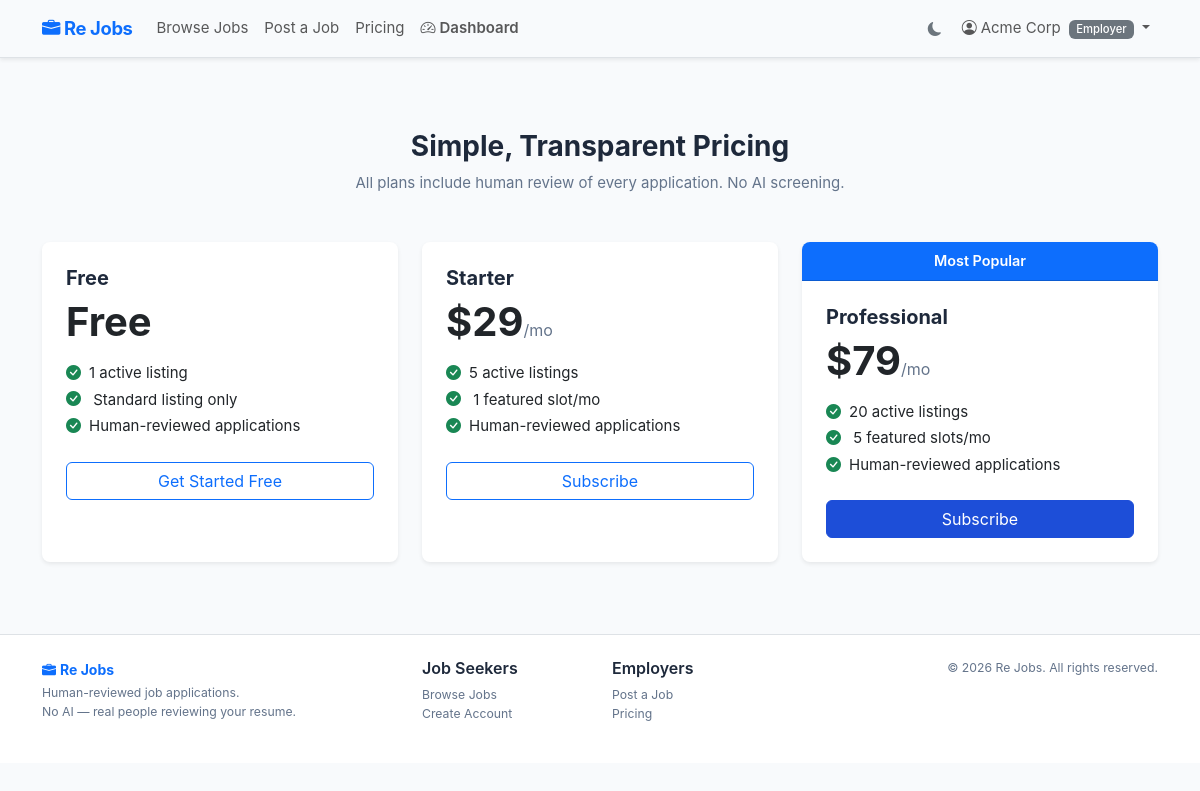
Screenshot of /billing/plans/ (signed in) with the database file from the repository.
### apps/accounts/models.py (models this page shows, shortened)
class CustomUser(AbstractUser):
    ADMIN = 'admin'
    REVIEWER = 'reviewer'
    EMPLOYER = 'employer'
    JOB_SEEKER = 'job_seeker'
    ROLE_CHOICES = [
        (ADMIN, 'Admin'),
        (REVIEWER, 'Reviewer'),
        (EMPLOYER, 'Employer'),
        (JOB_SEEKER, 'Job Seeker'),
    ]
    username = models.CharField(
        _('username'),
        max_length=150,
        blank=True,
        validators=[UnicodeUsernameValidator()],
    )
    email = models.EmailField(_('email address'), unique=True)
    role = models.CharField(max_length=20, choices=ROLE_CHOICES, default=JOB_SEEKER)
    objects = CustomUserManager()
    USERNAME_FIELD = 'email'
    REQUIRED_FIELDS = []
    class Meta:
        verbose_name = _('user')
        verbose_name_plural = _('users')
    def get_full_name(self):
        full = f'{self.first_name} {self.last_name}'.strip()
        return full or self.email
    @property
    def is_admin_user(self):
        return self.role == self.ADMIN or self.is_superuser
    @property
    def is_employer_user(self):
        return self.role == self.EMPLOYER
    @property
    def display_role(self):
        return dict(self.ROLE_CHOICES).get(self.role, self.role)

### apps/billing/models.py (models this page shows, shortened)
class Plan(models.Model):
    FREE = 'free'
    STARTER = 'starter'
    PROFESSIONAL = 'professional'
    ENTERPRISE = 'enterprise'
    TIER_CHOICES = [
        (FREE, 'Free'),
        (STARTER, 'Starter'),
        (PROFESSIONAL, 'Professional'),
        (ENTERPRISE, 'Enterprise'),
    ]
    name = models.CharField(max_length=100)
    tier = models.CharField(max_length=20, choices=TIER_CHOICES, unique=True)
    price_monthly = models.DecimalField(max_digits=8, decimal_places=2, default=0)
    max_active_listings = models.PositiveIntegerField(
        default=1,
        help_text='Maximum simultaneous active job listings.',
    )
    featured_listings_per_month = models.PositiveIntegerField(
        default=0,
        help_text='Number of featured listing slots included per month.',
    )
    stripe_price_id = models.CharField(max_length=100, blank=True)
    description = models.TextField(blank=True)
    is_active = models.BooleanField(default=True)
    created_at = models.DateTimeField(auto_now_add=True)
    class Meta:
        ordering = ['price_monthly']

### apps/billing/views.py (the view)
# urls.py: path('plans/', views.plans, name='plans'),
@login_required
def plans(request):
    active_plans = Plan.objects.filter(is_active=True)
    current_sub = None
    if request.user.is_employer_user:
        try:
            current_sub = request.user.employer_profile.subscription
        except (EmployerSubscription.DoesNotExist, Exception):
            pass
    return render(request, 'billing/plans.html', {
        'plans': active_plans,
        'current_sub': current_sub,
    })

### templates/billing/plans.html (shortened to what this page needs)
{% extends 'base.html' %}
{% block content %}
<div class="container">
  <div class="text-center my-5">
    <h1 class="h3 fw-bold">Simple, Transparent Pricing</h1>
    <p class="text-muted">All plans include human review of every application. No AI screening.</p>
  </div>
  <div class="row justify-content-center g-4">
    {% for plan in plans %}
    <div class="col-md-4">
      <div class="card border-0 shadow-sm h-100 {% if plan.tier == 'professional' %}border border-primary border-2{% endif %}">
        {% if plan.tier == 'professional' %}
        <div class="card-header bg-primary text-white text-center py-2 fw-semibold">Most Popular</div>
        {% endif %}
        <div class="card-body p-4">
          <h5 class="fw-bold">{{ plan.name }}</h5>
          <div class="display-6 fw-bold mb-1">
            {% if plan.price_monthly == 0 %}Free{% else %}${{ plan.price_monthly|floatformat:0 }}<span class="fs-6 text-muted fw-normal">/mo</span>{% endif %}
          </div>
          <ul class="list-unstyled mb-4 mt-3">
            <li class="mb-1"><i class="bi bi-check-circle-fill text-success me-2"></i>{{ plan.max_active_listings }} active listing{{ plan.max_active_listings|pluralize }}</li>
            <li class="mb-1"><i class="bi bi-check-circle-fill text-success me-2"></i>
              {% if plan.featured_listings_per_month > 0 %}{{ plan.featured_listings_per_month }} featured slot{{ plan.featured_listings_per_month|pluralize }}/mo{% else %}Standard listing only{% endif %}
            </li>
            <li class="mb-1"><i class="bi bi-check-circle-fill text-success me-2"></i>Human-reviewed applications</li>
          </ul>
          {% if current_sub and current_sub.plan == plan %}
          <div class="btn btn-success w-100 disabled">Current Plan</div>
          {% else %}
          <a href="{% url 'billing:checkout' plan.tier %}" class="btn {% if plan.tier == 'professional' %}btn-primary{% else %}btn-outline-primary{% endif %} w-100">
            {% if plan.price_monthly == 0 %}Get Started Free{% else %}Subscribe{% endif %}
          </a>
          {% endif %}
        </div>
      </div>
    </div>
    {% empty %}
    <p class="text-muted text-center">Plans coming soon.</p>
    {% endfor %}
  </div>
</div>
{% endblock %}

### templates/partials/_navbar.html (shortened to what this page needs)
<nav class="navbar navbar-expand-lg border-bottom shadow-sm" data-bs-theme="auto">
  <div class="container">
    <a class="navbar-brand fw-bold text-primary" href="{% url 'jobs:list' %}">
      <i class="bi bi-briefcase-fill me-1"></i>Re Jobs
    </a>
    <div class="collapse navbar-collapse" id="mainNav">
      <ul class="navbar-nav me-auto mb-2 mb-lg-0">
        <li class="nav-item">
          <a class="nav-link" href="{% url 'jobs:list' %}">Browse Jobs</a>
        </li>
        {% if user.is_authenticated and user.is_employer_user %}
        <li class="nav-item">
          <a class="nav-link" href="{% url 'jobs:post' %}">Post a Job</a>
        </li>
        {% endif %}
        <li class="nav-item">
          <a class="nav-link" href="{% url 'billing:plans' %}">Pricing</a>
        </li>
        {% if user.is_authenticated %}
        <li class="nav-item">
          <a class="nav-link fw-semibold" href="{% url 'dashboard:home' %}">
            <i class="bi bi-speedometer2 me-1"></i>Dashboard
          </a>
        </li>
        {% endif %}
      </ul>
      <ul class="navbar-nav ms-auto align-items-center">
        <li class="nav-item me-1">
          <button id="theme-toggle" class="btn btn-sm btn-outline-secondary border-0" title="Toggle dark/light mode" aria-label="Toggle theme">
            <i class="bi bi-moon-fill" id="theme-icon"></i>
          </button>
        </li>
        {% if user.is_authenticated %}
        <li class="nav-item dropdown">
          <a class="nav-link dropdown-toggle" href="#" role="button" data-bs-toggle="dropdown">
            <i class="bi bi-person-circle me-1"></i>{{ user.get_full_name }}
            <span class="badge bg-secondary ms-1 text-capitalize">{{ user.display_role }}</span>
          </a>
        </li>
        {% endif %}
      </ul>
    </div>
  </div>
</nav>

### static/css/main.css (style rules this page uses)
:root { --rj-primary: #1d4ed8; --rj-primary-dk: #1e40af; --rj-text: #1e293b; --rj-muted: #64748b; --rj-border: #e2e8f0; --rj-bg: #f8fafc; --rj-white: #ffffff; }
body { color: var(--rj-text); background-color: var(--rj-bg); font-family: -apple-system, BlinkMacSystemFont, "Segoe UI", Roboto, "Helvetica Neue", Arial, sans-serif; font-size: 0.9375rem; }
h1, h2, h3, h4, h5, h6 { color: var(--rj-text); }
.text-muted { color: var(--rj-muted) !important; }
.navbar { min-height: 58px; }
.navbar-brand { font-size: 1.15rem; letter-spacing: -0.02em; }
.card { border-radius: 0.5rem; }
.card-header { border-radius: 0.5rem 0.5rem 0 0 !important; font-size: 0.9rem; }
.btn-primary { background-color: var(--rj-primary); border-color: var(--rj-primary); }
.badge { font-weight: 500; }

### rows the page displays
CustomUser: get_full_name "Acme Corp", display_role "Employer"
Plan: name "Free", price_monthly "Free", max_active_listings "1", featured_listings_per_month "Standard listing only"
Plan: name "Starter", price_monthly "29", max_active_listings "5", featured_listings_per_month "1", shows "Subscribe"
Plan: tier "Most Popular", name "Professional", price_monthly "79", max_active_listings "20", featured_listings_per_month "5", shows "Subscribe"
